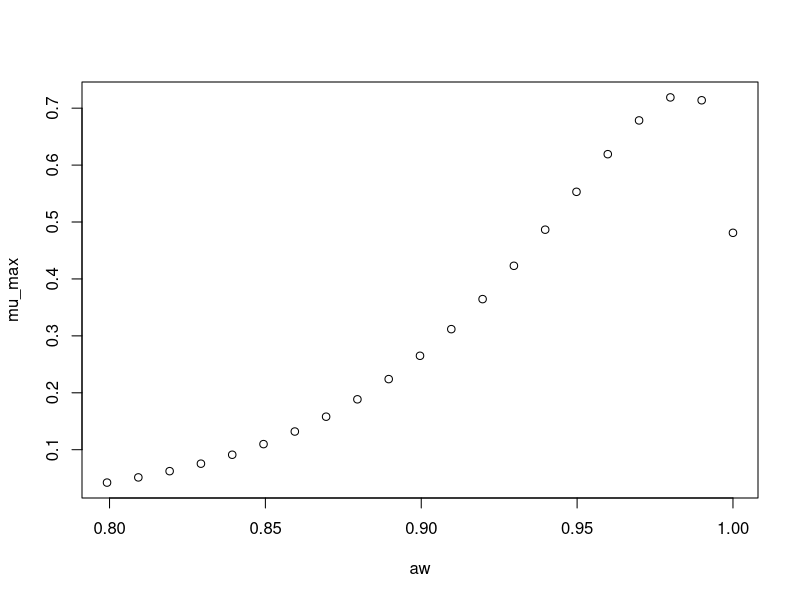

Reproduce this figure in R.
#############################
# start of Parameter script
#############################
aw <- seq(0.799200799200799,0.999999,length.out=21)
#############################
# end of Parameter script
#############################
############################# 
# start of Model script Gropin ID 1365 
#############################
 
# constant coefficients for this model
 
variables <- data.frame(aw)
argumentsPar <- expand.grid(variables)
 
# heart of the model
response_surface <- function(aw) {
   mumax <-exp(-0.7385+6.720*sqrt(1-aw)-27.08*(sqrt(1-aw))^2)

return(mumax=mumax)
} 

# output parameters
mumax <- cbind(argumentsPar,response_surface(argumentsPar['aw']))
colnames(mumax) <- c(colnames(argumentsPar),'mumax')
#############################
# End of Model script
#############################
############################# 
# start of Visualisation script Gropin ID 1365 
#############################
plot(aw,mumax$mumax,
                          xlab='aw',
                          ylab='mu_max')
#############################
# End of Visualisation script
#############################
